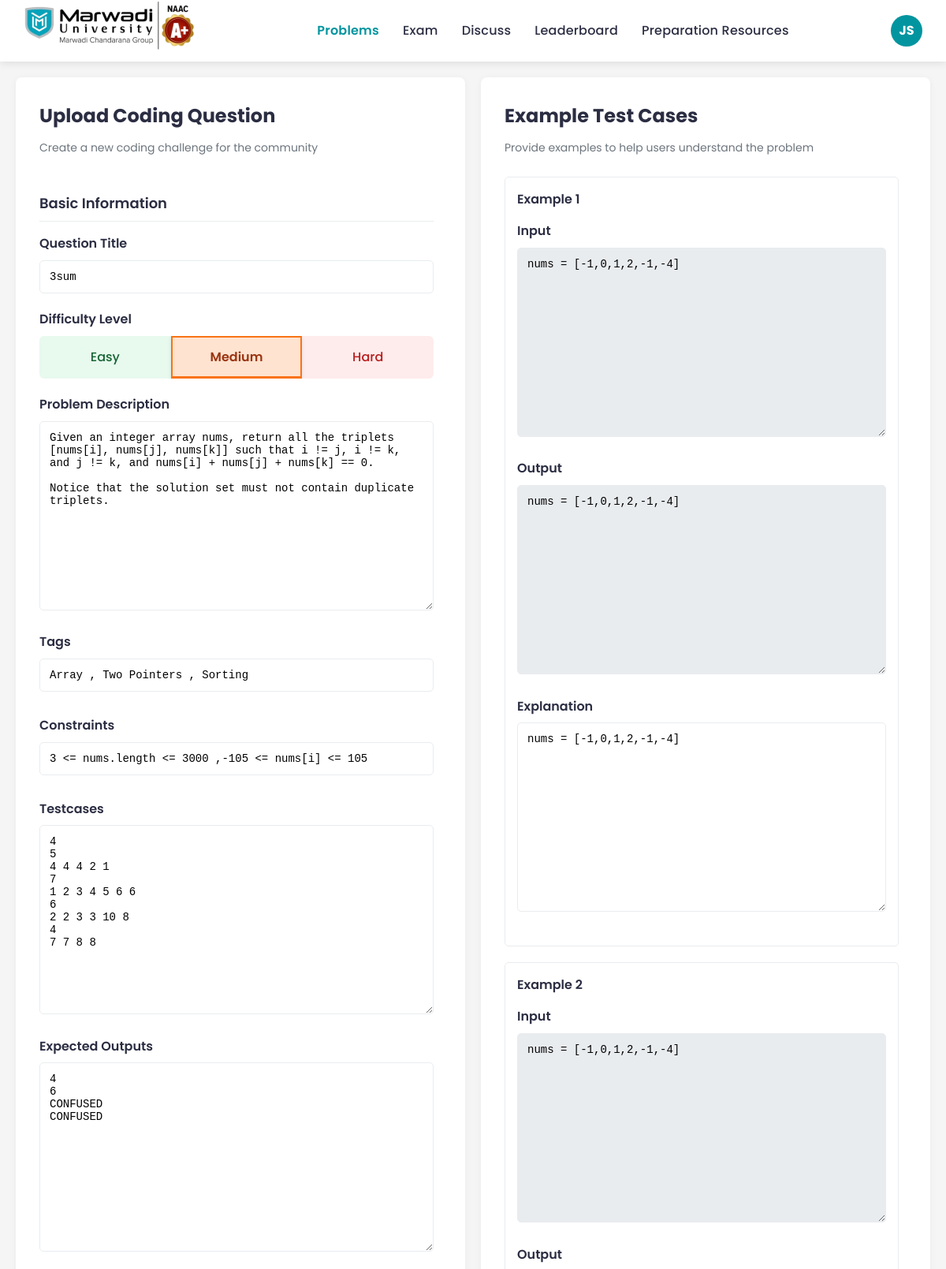
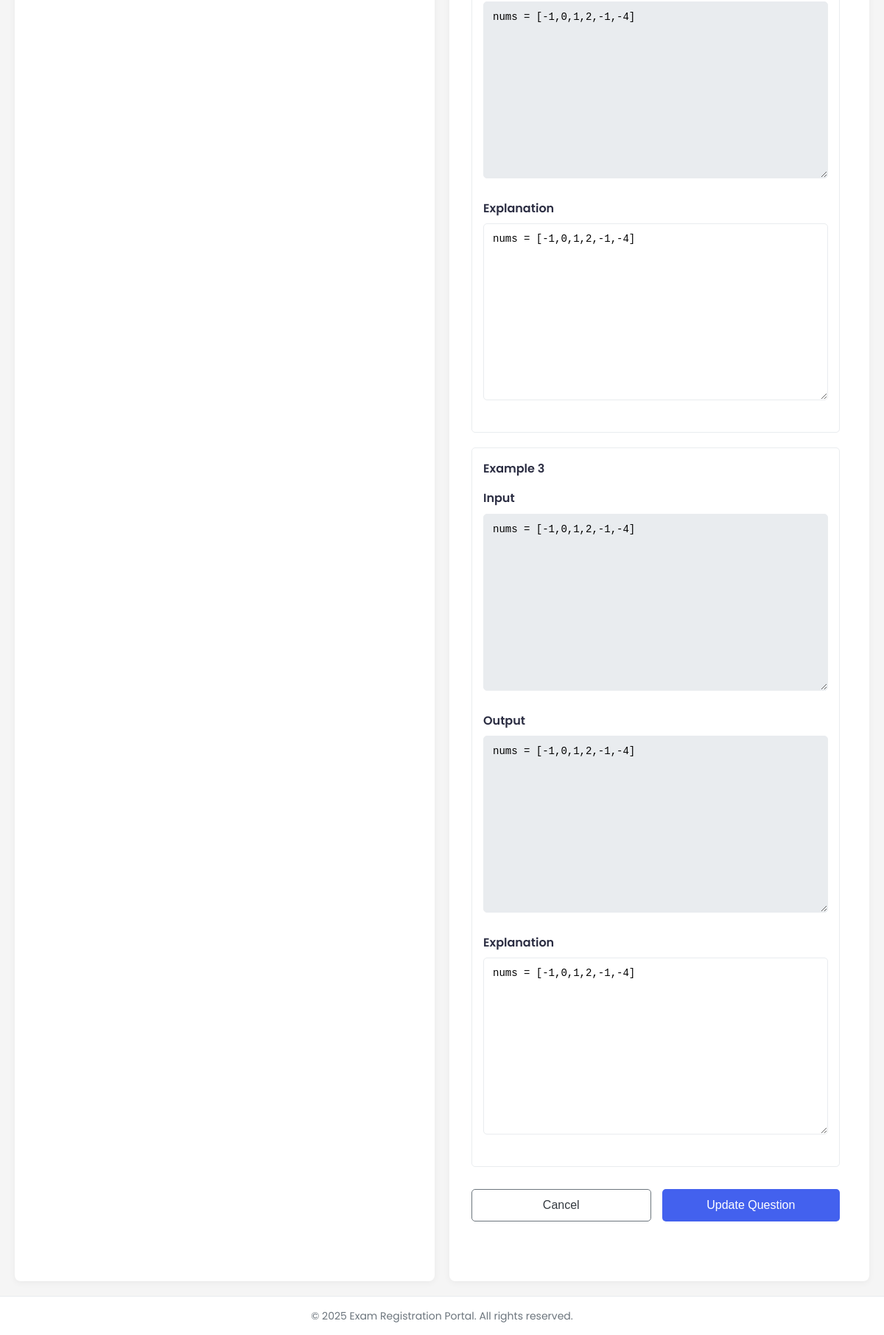
Screenshot of /view/php/question_upload.php?question_id=7 (signed in) with the database file from the repository (2 pictures, top to bottom).
### tables this page shows
CREATE TABLE `questions` (
  `question_id` int(11) NOT NULL,
  `question_title` varchar(255) NOT NULL,
  `description` text NOT NULL,
  `testcase` text NOT NULL,
  `expected_output` text NOT NULL,
  `example_testcase_1` text NOT NULL,
  `example_outcome_1` text NOT NULL,
  `explanation_1` text NOT NULL,
  `example_testcase_2` text NOT NULL,
  `example_outcome_2` text NOT NULL,
  `explanation_2` text NOT NULL,
  `example_testcase_3` text NOT NULL,
  `example_outcome_3` text NOT NULL,
  `explanation_3` text NOT NULL,
  `tags` text NOT NULL,
  `difficulty` text NOT NULL,
  `constraints` text NOT NULL
);

### view/php/question_upload.php (the view, shortened to what this page needs)
<?php
require_once '../../config/db.config.php';
$is_update = false;
if (isset($_GET['question_id'])) {
    $question_id = $_GET['question_id'];
    $is_update = true;
    $stmt = $conn->prepare("SELECT * FROM questions WHERE question_id = ?");
    $stmt->execute([$question_id]);
    $questions = $stmt->fetchAll();
    $question = $questions[0];
}
?>
<!DOCTYPE html>
<html lang="en">
<head>
    <link rel="stylesheet" href="../css/question_upload.css">
</head>
<body>
    <?php include "../../includes/header.php"?>
    <div class="container">
    <form id="questionForm" action="question_upload.php" method="POST" enctype="multipart/form-data">
            <div class="form-container">
                <div class="form-panel">
                    <div class="form-header">
                        <h1>Upload Coding Question</h1>
                        <p>Create a new coding challenge for the community</p>
                    </div>
                    <div class="scrollable-section">
                        <div class="form-section-title">Basic Information</div>
                        <div class="form-group">
                            <label class="form-label" for="title">Question Title</label>
                            <input type="text" class="form-control" id="title" name="title" placeholder="e.g., Two Sum, Palindrome Check" value="<?php echo $is_update ? htmlspecialchars($question['question_title']) : ''; ?>" required>
                        </div>
                        <div class="form-group">
                            <label class="form-label">Difficulty Level</label>
                            <div class="custom-difficulty-select">
                                <div class="custom-difficulty-option easy" data-value="Easy">Easy</div>
                                <div class="custom-difficulty-option medium selected" data-value="Medium">Medium</div>
                                <div class="custom-difficulty-option hard" data-value="Hard">Hard</div>
                            </div>
                        </div>
                        <div class="form-group">
                            <label class="form-label" for="description">Problem Description</label>
                            <textarea class="form-control" id="description" name="description" placeholder="Provide a clear description of the problem..." required><?php echo $is_update ? htmlspecialchars($question['description']) : ''; ?></textarea>
                        </div>
                        <div class="form-group tags-input">
                            <label class="form-label" for="tags">Tags</label>
                            <input type="text" class="form-control" id="tagInput"  name="tags"  placeholder="Type tag and press Enter (e.g., Arrays, Dynamic Programming)" value="<?php echo $is_update ? htmlspecialchars($question['tags']) : ''; ?>">
                        </div>
                        <div class="form-group tags-input">
                            <label class="form-label" for="tags">Constraints</label>
                            <input type="text" class="form-control" id="constraintInput"  name="constraints"  placeholder="Add Constraints Here" value="<?php echo $is_update ? htmlspecialchars($question['constraints']) : ''; ?>">
                        </div>
                        <div class="form-group">
                            <label class="form-label" for="testcases">Testcases</label>
                            <textarea class="form-control" id="testcases" name="testcases" placeholder="Enter A Testcases Here" required><?php echo $is_update ? htmlspecialchars($question['testcase']) : ''; ?></textarea>
                        </div>
                        <div class="form-group">
                            <label class="form-label" for="expected_outcome">Expected Outputs</label>
                            <textarea class="form-control" id="expected_outcome" name="expected_outcome" placeholder="Enter A Outcome Here"><?php echo $is_update ? htmlspecialchars($question['expected_output']) : ''; ?></textarea>
                        </div>
                    </div>
                </div>
                <div class="form-panel">
                    <div class="form-header">
                        <h1>Example Test Cases</h1>
                        <p>Provide examples to help users understand the problem</p>
                    </div>
                    <div class="scrollable-section">
                        <div id="examplesContainer">
                            <div class="example-container">
                                <div class="example-header">
                                    <span class="example-title">Example 1</span>
                                </div>
                                <div class="form-group">
                                    <label class="form-label" for="example1Input">Input</label>
                                    <textarea class="form-control code-textarea" id="example1Input"  name="example1Input" placeholder="Input for example 1" required><?php echo $is_update ? htmlspecialchars($question['example_testcase_1']) : ''; ?></textarea>
                                </div>
                                <div class="form-group">
                                    <label class="form-label" for="example1Output">Output</label>
                                    <textarea class="form-control code-textarea" id="example1Output" name="example1Output"  placeholder="Expected output for example 1" required><?php echo $is_update ? htmlspecialchars($question['example_testcase_1']) : ''; ?></textarea>
                                </div>
                                <div class="form-group">
                                    <label class="form-label" for="example1Explanation">Explanation</label>
                                    <textarea class="form-control" id="example1Explanation" name="example1Explanation" placeholder="Explain how the output is derived from the input..."><?php echo $is_update ? htmlspecialchars($question['example_testcase_1']) : ''; ?></textarea>
                                </div>
                            </div>
                        </div>
                        <div id="examplesContainer">
                            <div class="example-container">
                                <div class="example-header">
                                    <span class="example-title">Example 2</span>
                                </div>
                                <div class="form-group">
                                    <label class="form-label" for="example1Input">Input</label>
                                    <textarea class="form-control code-textarea" id="example1Input" name="example2Input" placeholder="Input for example 2" required><?php echo $is_update ? htmlspecialchars($question['example_testcase_1']) : ''; ?></textarea>
                                </div>
                                <div class="form-group">
                                    <label class="form-label" for="example1Output">Output</label>
                                    <textarea class="form-control code-textarea" id="example1Output" name="example2Output" placeholder="Expected output for example 2" required><?php echo $is_update ? htmlspecialchars($question['example_testcase_1']) : ''; ?></textarea>
                                </div>
                                <div class="form-group">
                                    <label class="form-label" for="example1Explanation">Explanation</label>
                                    <textarea class="form-control" id="example1Explanation" name="example2Explanation"  placeholder="Explain how the output is derived from the input..."><?php echo $is_update ? htmlspecialchars($question['example_testcase_1']) : ''; ?></textarea>
                                </div>
                            </div>
                        </div>
                        <div id="examplesContainer">
                            <div class="example-container">
                                <div class="example-header">
                                    <span class="example-title">Example 3</span>
                                </div>
                                <div class="form-group">
                                    <label class="form-label" for="example1Input">Input</label>
                                    <textarea class="form-control code-textarea" id="example1Input" name="example3Input" placeholder="Input for example 3" required><?php echo $is_update ? htmlspecialchars($question['example_testcase_1']) : ''; ?></textarea>
                                </div>
                                <div class="form-group">
                                    <label class="form-label" for="example1Output">Output</label>
                                    <textarea class="form-control code-textarea" id="example1Output" name="example3Output" placeholder="Expected output for example 3" required><?php echo $is_update ? htmlspecialchars($question['example_testcase_1']) : ''; ?></textarea>
                                </div>
                                <div class="form-group">
                                    <label class="form-label" for="example1Explanation">Explanation</label>
                                    <textarea class="form-control" id="example1Explanation" name="example3Explanation" placeholder="Explain how the output is derived from the input..."><?php echo $is_update ? htmlspecialchars($question['example_testcase_1']) : ''; ?></textarea>
                                </div>
                            </div>
                        </div>
                        <div class="form-actions">
                            <button type="button" class="btn btn-outline" id="cancelBtn">Cancel</button>
                            <button type="submit" class="btn btn-primary" id="submitBtn"><?php echo $is_update ? "Update Question" : "Create Question"; ?></button>
                        </div>
                    </div>
                </div>
            </div>
    </form>
    </div>
    <?php include "../../includes/footer.php"?>
</body>
</html>

### view/css/question_upload.css (style rules this page uses)
:root { --primary: #4361ee; --secondary: #3f37c9; --success: #4cc9f0; --danger: #f72585; --warning: #f8961e; --info: #56cfe1; --dark: #2b2d42; --light: #f8f9fa; --gray: #6c757d; --gray-dark: #343a40; --gray-light: #e9ecef; --code-font: 'Consolas', 'Monaco', 'Courier New', monospace; --ui-font: 'Poppins', 'Segoe UI', Tahoma, Geneva, Verdana, sans-serif; }
* { margin: 0; padding: 0; box-sizing: border-box; }
body { background-color: #f5f5f5; color: var(--dark); line-height: 1.6; font-weight: 400; font-family: var(--ui-font); }
.container { max-width: 100%; margin: 20px auto; padding: 0 20px; }
.form-container { display: flex; gap: 20px; min-height: calc(100vh - 120px); }
.form-panel { background-color: white; border-radius: 8px; box-shadow: 0 2px 10px rgba(0, 0, 0, 0.05); padding: 30px; flex: 1; }
.form-header { margin-bottom: 25px; }
.form-header h1 { font-size: 24px; color: var(--dark); margin-bottom: 10px; }
.form-header p { color: var(--gray); font-size: 14px; }
.form-section-title { font-size: 18px; font-weight: 600; color: var(--dark); margin: 20px 0 15px 0; padding-bottom: 8px; border-bottom: 1px solid var(--gray-light); }
.form-group { margin-bottom: 20px; }
.form-group textarea { min-height: 200px; resize: vertical; width: 100%; }
.form-label { display: block; margin-bottom: 8px; font-weight: 600; color: var(--dark); }
.form-control { width: 100%; padding: 12px; border: 1px solid var(--gray-light); border-radius: 5px; font-family: inherit; font-size: 14px; transition: border-color 0.3s; font-family: var(--code-font); }
textarea.form-control { min-height: 240px; resize: vertical; }
.code-textarea { font-family: var(--code-font); background-color: var(--gray-light); padding: 12px; }
.custom-difficulty-select { display: flex; width: 100%; border-radius: 6px; overflow: hidden; margin-bottom: 15px; }
.custom-difficulty-option { flex: 1; text-align: center; padding: 12px 0; cursor: pointer; font-weight: 500; transition: all 0.2s ease; border: 2px solid transparent; }
.custom-difficulty-option.easy { background-color: rgba(34, 197, 94, 0.1); color: #166534; }
.custom-difficulty-option.medium { background-color: rgba(249, 115, 22, 0.1); color: #9a3412; }
.custom-difficulty-option.hard { background-color: rgba(239, 68, 68, 0.1); color: #b91c1c; }
.custom-difficulty-option.selected { border-bottom: 3px solid currentColor; font-weight: 600; box-shadow: 0 2px 5px rgba(0, 0, 0, 0.1); }
.custom-difficulty-option.medium.selected { background-color: rgba(249, 115, 22, 0.2); border-color: #f97316; }
.btn { display: inline-block; font-weight: 500; text-align: center; padding: 12px 20px; font-size: 16px; border-radius: 5px; cursor: pointer; transition: all 0.3s; border: none; }
.btn-primary { background-color: var(--primary); color: white; }
.btn-outline { background-color: transparent; border: 1px solid var(--gray); color: var(--gray-dark); }
.form-actions { display: flex; justify-content: space-between; gap: 15px; margin-top: 30px; }
.form-actions .btn { flex: 1; }
.example-container { border: 1px solid var(--gray-light); border-radius: 5px; padding: 15px; margin-bottom: 20px; }
.example-header { display: flex; justify-content: space-between; align-items: center; margin-bottom: 15px; }
.example-title { font-weight: 600; color: var(--dark); }
.tags-input { margin-bottom: 20px; }
.scrollable-section { max-height: calc(100vh - 220px); overflow-y: auto; padding-right: 10px; }

### rows the page displays
questions: title "3sum", description "Given an integer array nums, return all the triplets [nums[i], nums[j], nums[k]] such that i != j, i != k, and j != k, and nums[i] + nums[j] + nums[k] == 0. Notice that the solution set must not contain duplicate triplets.", tags "Array , Two Pointers , Sorting", constraints "3 <= nums.length <= 3000 ,-105 <= nums[i] <= 105", testcases "4 5 4 4 4 2 1 7 1 2 3 4 5 6 6 6 2 2 3 3 10 8 4 7 7 8 8", expected_outcome "4 6 CONFUSED CONFUSED", example1Input "nums = [-1,0,1,2,-1,-4]", example1Output "nums = [-1,0,1,2,-1,-4]", example1Explanation "nums = [-1,0,1,2,-1,-4]", example2Input "nums = [-1,0,1,2,-1,-4]", example2Output "nums = [-1,0,1,2,-1,-4]", example2Explanation "nums = [-1,0,1,2,-1,-4]", example3Input "nums = [-1,0,1,2,-1,-4]", example3Output "nums = [-1,0,1,2,-1,-4]", example3Explanation "nums = [-1,0,1,2,-1,-4]"
